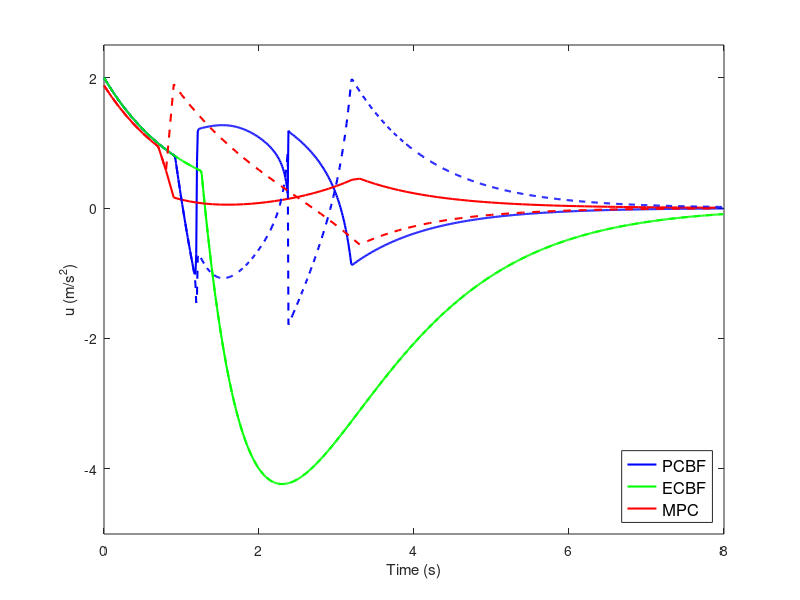
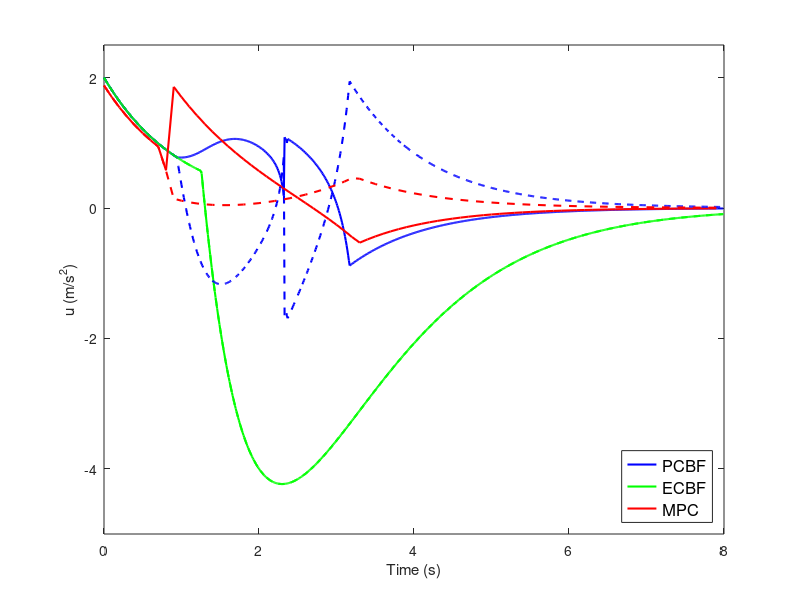
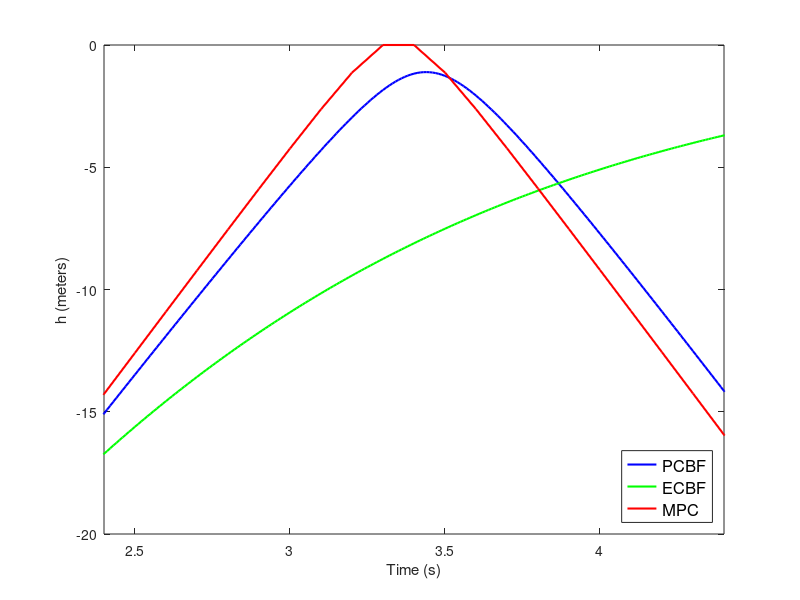
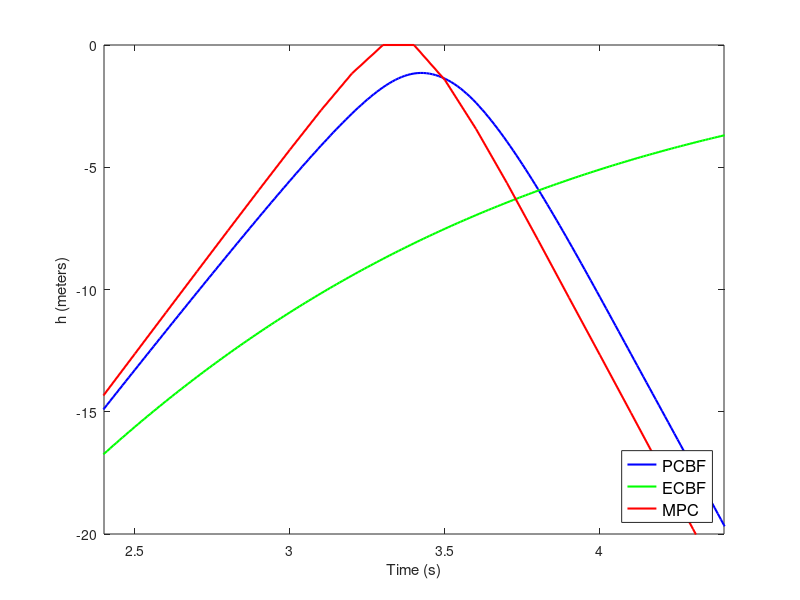

Write MATLAB code to recreate these figures, in order.
function make_plots
data1 = load('data_OPCBF_parallel');
data2 = load('data_ECBF_parallel');
data3 = load('data_MPC_parallel');

data4 = load('data_OPCBF_left');
data5 = load('data_ECBF_left');
data6 = load('data_MPC_left');

%% Control Input Plots
f = figure(2); clf;
plot(data1.t(1:end-1), data1.u(1,:), 'b', 'LineWidth', 1.5); hold on;
plot(data2.t(1:end-1), data2.u(1,:), 'g', 'LineWidth', 1.5);
plot(data3.t(1:end-1), data3.u(1,:), 'r', 'LineWidth', 1.5);
plot(data1.t(1:end-1), data1.u(2,:), 'b--', 'LineWidth', 1.5);
plot(data2.t(1:end-1), data2.u(2,:), 'g--', 'LineWidth', 1.5);
plot(data3.t(1:end-1), data3.u(2,:), 'r--', 'LineWidth', 1.5);
xlabel 'Time (s)';
ylabel 'u (m/s^2)';
set(f, 'Position', [2200 1100 560 180]);
axis([0 8 -5 2.5]);
legend({'PCBF', 'ECBF', 'MPC'},'Location','SouthEast','FontSize',12);

f = figure(3); clf;
plot(data4.t(1:end-1), data4.u(1,:), 'b', 'LineWidth', 1.5); hold on;
plot(data5.t(1:end-1), data5.u(1,:), 'g', 'LineWidth', 1.5);
plot(data6.t(1:end-1), data6.u(1,:), 'r', 'LineWidth', 1.5);
plot(data4.t(1:end-1), data4.u(2,:), 'b--', 'LineWidth', 1.5);
plot(data5.t(1:end-1), data5.u(2,:), 'g--', 'LineWidth', 1.5);
plot(data6.t(1:end-1), data6.u(2,:), 'r--', 'LineWidth', 1.5);
xlabel 'Time (s)';
ylabel 'u (m/s^2)';
set(f, 'Position', [2200 800 560 180]);
axis([0 8 -5 2.5]);
legend({'PCBF', 'ECBF', 'MPC'},'Location','SouthEast','FontSize',12);

%% Control Input Plots
f = figure(2); clf;
plot(data1.t(1:end-1), data1.u(1,:), 'b', 'LineWidth', 1.5); hold on;
plot(data2.t(1:end-1), data2.u(1,:), 'g', 'LineWidth', 1.5);
plot(data3.t(1:end-1), data3.u(1,:), 'r', 'LineWidth', 1.5);
plot(data1.t(1:end-1), data1.u(2,:), 'b--', 'LineWidth', 1.5);
plot(data2.t(1:end-1), data2.u(2,:), 'g--', 'LineWidth', 1.5);
plot(data3.t(1:end-1), data3.u(2,:), 'r--', 'LineWidth', 1.5);
xlabel 'Time (s)';
ylabel 'u (m/s^2)';
set(f, 'Position', [2200 1100 560 180]);
axis([0 8 -5 2.5]);
legend({'PCBF', 'ECBF', 'MPC'},'Location','SouthEast','FontSize',12);

f = figure(3); clf;
plot(data4.t(1:end-1), data4.u(1,:), 'b', 'LineWidth', 1.5); hold on;
plot(data5.t(1:end-1), data5.u(1,:), 'g', 'LineWidth', 1.5);
plot(data6.t(1:end-1), data6.u(1,:), 'r', 'LineWidth', 1.5);
plot(data4.t(1:end-1), data4.u(2,:), 'b--', 'LineWidth', 1.5);
plot(data5.t(1:end-1), data5.u(2,:), 'g--', 'LineWidth', 1.5);
plot(data6.t(1:end-1), data6.u(2,:), 'r--', 'LineWidth', 1.5);
xlabel 'Time (s)';
ylabel 'u (m/s^2)';
set(f, 'Position', [2200 800 560 180]);
axis([0 8 -5 2.5]);
legend({'PCBF', 'ECBF', 'MPC'},'Location','SouthEast','FontSize',12);

%% Constraint Plots
f = figure(4); clf;
plot(data1.t(1:end-1), data1.h, 'b', 'LineWidth', 1.5); hold on;
plot(data2.t(1:end-1), data2.h, 'g', 'LineWidth', 1.5);
plot(data3.t(1:end-1), data3.h, 'r', 'LineWidth', 1.5);
xlabel 'Time (s)';
ylabel 'h (meters)';
set(f, 'Position', [2200 500 560 180]);
axis([2.4 4.4 -20 0]);
legend({'PCBF', 'ECBF', 'MPC'},'Location','SouthEast','FontSize',12);

f = figure(5); clf;
plot(data4.t(1:end-1), data4.h, 'b', 'LineWidth', 1.5); hold on;
plot(data5.t(1:end-1), data5.h, 'g', 'LineWidth', 1.5);
plot(data6.t(1:end-1), data6.h, 'r', 'LineWidth', 1.5);
xlabel 'Time (s)';
ylabel 'h (meters)';
set(f, 'Position', [2200 200 560 180]);
axis([2.4 4.4 -20 0]);
legend({'PCBF', 'ECBF', 'MPC'},'Location','SouthEast','FontSize',12);

%% CBF Plots
f = figure(6); clf;
plot(data1.t(1:end-1), data1.H, 'b', 'LineWidth', 1.5); hold on;
plot(data2.t(1:end-1), data2.H, 'g', 'LineWidth', 1.5);
plot(data3.t(1:end-1), data3.h, 'r', 'LineWidth', 1.5);
xlabel 'Time (s)';
ylabel 'H';
set(f, 'Position', [2800 500 560 180]);
axis([2.4 4.4 -12 0]);
legend({'PCBF', 'ECBF', 'MPC'},'Location','SouthEast','FontSize',12);

f = figure(7); clf;
plot(data4.t(1:end-1), data4.H, 'b', 'LineWidth', 1.5); hold on;
plot(data5.t(1:end-1), data5.H, 'g', 'LineWidth', 1.5);
plot(data6.t(1:end-1), data6.h, 'r', 'LineWidth', 1.5);
xlabel 'Time (s)';
ylabel 'H';
set(f, 'Position', [2800 200 560 180]);
axis([2.4 4.4 -12 0]);
legend({'PCBF', 'ECBF', 'MPC'},'Location','SouthEast','FontSize',12);

return
%% Videos
global sim_case
sim_case = 1;

record = 1;
if record
    vidObj = VideoWriter('movie.avi');
    vidObj.FrameRate = 20; % double real speed
    open(vidObj);
end

f = figure(1); clf;
l1 = lane1(data2.x(1,1));
l2 = lane2(data2.x(3,1));
p1 = plot(l1(1), l1(2), 'bo', 'MarkerFaceColor', 'b'); hold on;
p2 = plot(l2(1), l2(2), 'go', 'MarkerFaceColor', 'g');
plot([-50, -3], [3, 3], 'k')
plot([-50, -3], [-3, -3], 'k')
plot([50, 3], [3, 3], 'k')
plot([50, 3], [-3, -3], 'k')
plot([-3, -3], [-50, -3], 'k')
plot([3, 3], [-50, -3], 'k')
plot([-3, -3], [50, 3], 'k')
plot([3, 3], [50, 3], 'k')
axis equal; axis([-50 50 -50 50]);
xlabel 'x (meters)';
ylabel 'y (meters)';
title 'Straight Intersection - Existing Approach (ECBF)';
set(f, 'Position', [1800 200 520 420]);
set(gca, 'XTick', -50:10:50);
if record
    for i=1:6
        frame = getframe(f);
        writeVideo(vidObj,frame);
    end
end
N = length(data2.x);
for i=1:10:N
    l1 = lane1(data2.x(1,i));
    l2 = lane2(data2.x(3,i));
    set(p1, 'XData', l1(1), 'YData', l1(2));
    set(p2, 'XData', l2(1), 'YData', l2(2));
    if record
        frame = getframe(f);
        writeVideo(vidObj,frame);
    end
end

l1 = lane1(data1.x(1,1));
l2 = lane2(data1.x(3,1));
set(p1, 'XData', l1(1), 'YData', l1(2));
set(p2, 'XData', l2(1), 'YData', l2(2));
title 'Straight Intersection - New Approach (PCBF)';
if record
    for i=1:6
        frame = getframe(f);
        writeVideo(vidObj,frame);
    end
end
N = length(data1.x);
for i=1:10:N
    l1 = lane1(data1.x(1,i));
    l2 = lane2(data1.x(3,i));
    set(p1, 'XData', l1(1), 'YData', l1(2));
    set(p2, 'XData', l2(1), 'YData', l2(2));
    if record
        frame = getframe(f);
        writeVideo(vidObj,frame);
    end
end

l1 = lane1(data3.x(1,1));
l2 = lane2(data3.x(3,1));
set(p1, 'XData', l1(1), 'YData', l1(2));
set(p2, 'XData', l2(1), 'YData', l2(2));
title 'Straight Intersection - Comparison to MPC';
if record
    for i=1:6
        frame = getframe(f);
        writeVideo(vidObj,frame);
    end
end
N = length(data3.x);
for i=1:N
    l1 = lane1(data3.x(1,i));
    l2 = lane2(data3.x(3,i));
    set(p1, 'XData', l1(1), 'YData', l1(2));
    set(p2, 'XData', l2(1), 'YData', l2(2));
    if record
        frame = getframe(f);
        writeVideo(vidObj,frame);
    end
end

sim_case = 2;
l1 = lane1(data5.x(1,1));
l2 = lane2(data5.x(3,1));
set(p1, 'XData', l1(1), 'YData', l1(2));
set(p2, 'XData', l2(1), 'YData', l2(2));
title 'Left Turn - Existing Approach (ECBF)';
if record
    for i=1:6
        frame = getframe(f);
        writeVideo(vidObj,frame);
    end
end
N = length(data5.x);
for i=1:10:N
    l1 = lane1(data5.x(1,i));
    l2 = lane2(data5.x(3,i));
    set(p1, 'XData', l1(1), 'YData', l1(2));
    set(p2, 'XData', l2(1), 'YData', l2(2));
    if record
        frame = getframe(f);
        writeVideo(vidObj,frame);
    end
end

l1 = lane1(data4.x(1,1));
l2 = lane2(data4.x(3,1));
set(p1, 'XData', l1(1), 'YData', l1(2));
set(p2, 'XData', l2(1), 'YData', l2(2));
title 'Left Turn - New Approach (PCBF)';
if record
    for i=1:6
        frame = getframe(f);
        writeVideo(vidObj,frame);
    end
end
N = length(data4.x);
for i=1:10:N
    l1 = lane1(data4.x(1,i));
    l2 = lane2(data4.x(3,i));
    set(p1, 'XData', l1(1), 'YData', l1(2));
    set(p2, 'XData', l2(1), 'YData', l2(2));
    if record
        frame = getframe(f);
        writeVideo(vidObj,frame);
    end
end

l1 = lane1(data6.x(1,1));
l2 = lane2(data6.x(3,1));
set(p1, 'XData', l1(1), 'YData', l1(2));
set(p2, 'XData', l2(1), 'YData', l2(2));
title 'Left Turn - Comparison to MPC';
if record
    for i=1:6
        frame = getframe(f);
        writeVideo(vidObj,frame);
    end
end
N = length(data6.x);
for i=1:N
    l1 = lane1(data6.x(1,i));
    l2 = lane2(data6.x(3,i));
    set(p1, 'XData', l1(1), 'YData', l1(2));
    set(p2, 'XData', l2(1), 'YData', l2(2));
    if record
        frame = getframe(f);
        writeVideo(vidObj,frame);
    end
end

if record
    close(vidObj);
end